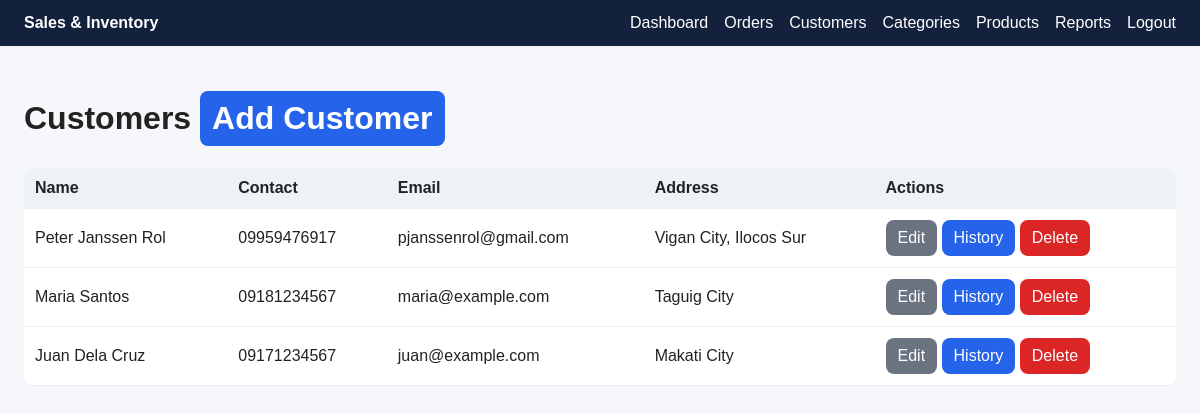
The app's page /modules/customers/index.php (signed in) with its own data.
### tables this page shows
CREATE TABLE IF NOT EXISTS `customers` (
  `id` int NOT NULL AUTO_INCREMENT,
  `name` varchar(120) NOT NULL,
  `contact_number` varchar(30) DEFAULT NULL,
  `email` varchar(120) DEFAULT NULL,
  `address` text,
  `created_at` timestamp NULL DEFAULT CURRENT_TIMESTAMP,
  PRIMARY KEY (`id`)
);

### includes/functions.php (called while the page is built, shortened)
<?php
function e($value)
{
    return htmlspecialchars((string) $value, ENT_QUOTES, 'UTF-8');
}
?>

### modules/customers/index.php (the view, shortened to what this page needs)
<?php require_once '../../config/database.php';
require_once '../../includes/functions.php';
$rows = $pdo->query('SELECT * FROM customers ORDER BY id DESC')->fetchAll();
include '../../includes/header.php'; ?>
<h1>Customers <a class="btn" href="form.php">Add Customer</a></h1>
<table>
    <tr>
        <th>Name</th>
        <th>Contact</th>
        <th>Email</th>
        <th>Address</th>
        <th>Actions</th>
    </tr><?php foreach ($rows as $r): ?>
        <tr>
            <td><?= e($r['name']) ?></td>
            <td><?= e($r['contact_number']) ?></td>
            <td><?= e($r['email']) ?></td>
            <td><?= e($r['address']) ?></td>
            <td><a class="btn gray" href="form.php?id=<?= $r['id'] ?>">Edit</a> <a class="btn"
                    href="history.php?id=<?= $r['id'] ?>">History</a> <a class="btn red" onclick="return confirm('Delete?')"
                    href="?delete=<?= $r['id'] ?>">Delete</a></td>
        </tr><?php endforeach; ?>
</table><?php include '../../includes/footer.php'; ?>

### assets/css/style.css (style rules this page uses)
* { box-sizing: border-box }
body { font-family: Arial, sans-serif; margin: 0; background: #f6f7fb; color: #222 }
table { width: 100%; border-collapse: collapse; background: #fff; border-radius: 12px; overflow: hidden }
th, td { padding: 11px; border-bottom: 1px solid #eee; text-align: left }
th { background: #edf2f7 }
.btn, button { display: inline-block; padding: 9px 12px; border-radius: 8px; background: #2563eb; color: #fff; text-decoration: none; border: 0; cursor: pointer }
.btn.gray { background: #6b7280 }
.btn.red { background: #dc2626 }

### records on screen
customers: name "Peter Janssen Rol", contact_number "09959476917", email "pjanssenrol@gmail.com", address "Vigan City, Ilocos Sur"
customers: name "Maria Santos", contact_number "09181234567", email "maria@example.com", address "Taguig City"
customers: name "Juan Dela Cruz", contact_number "09171234567", email "juan@example.com", address "Makati City"
